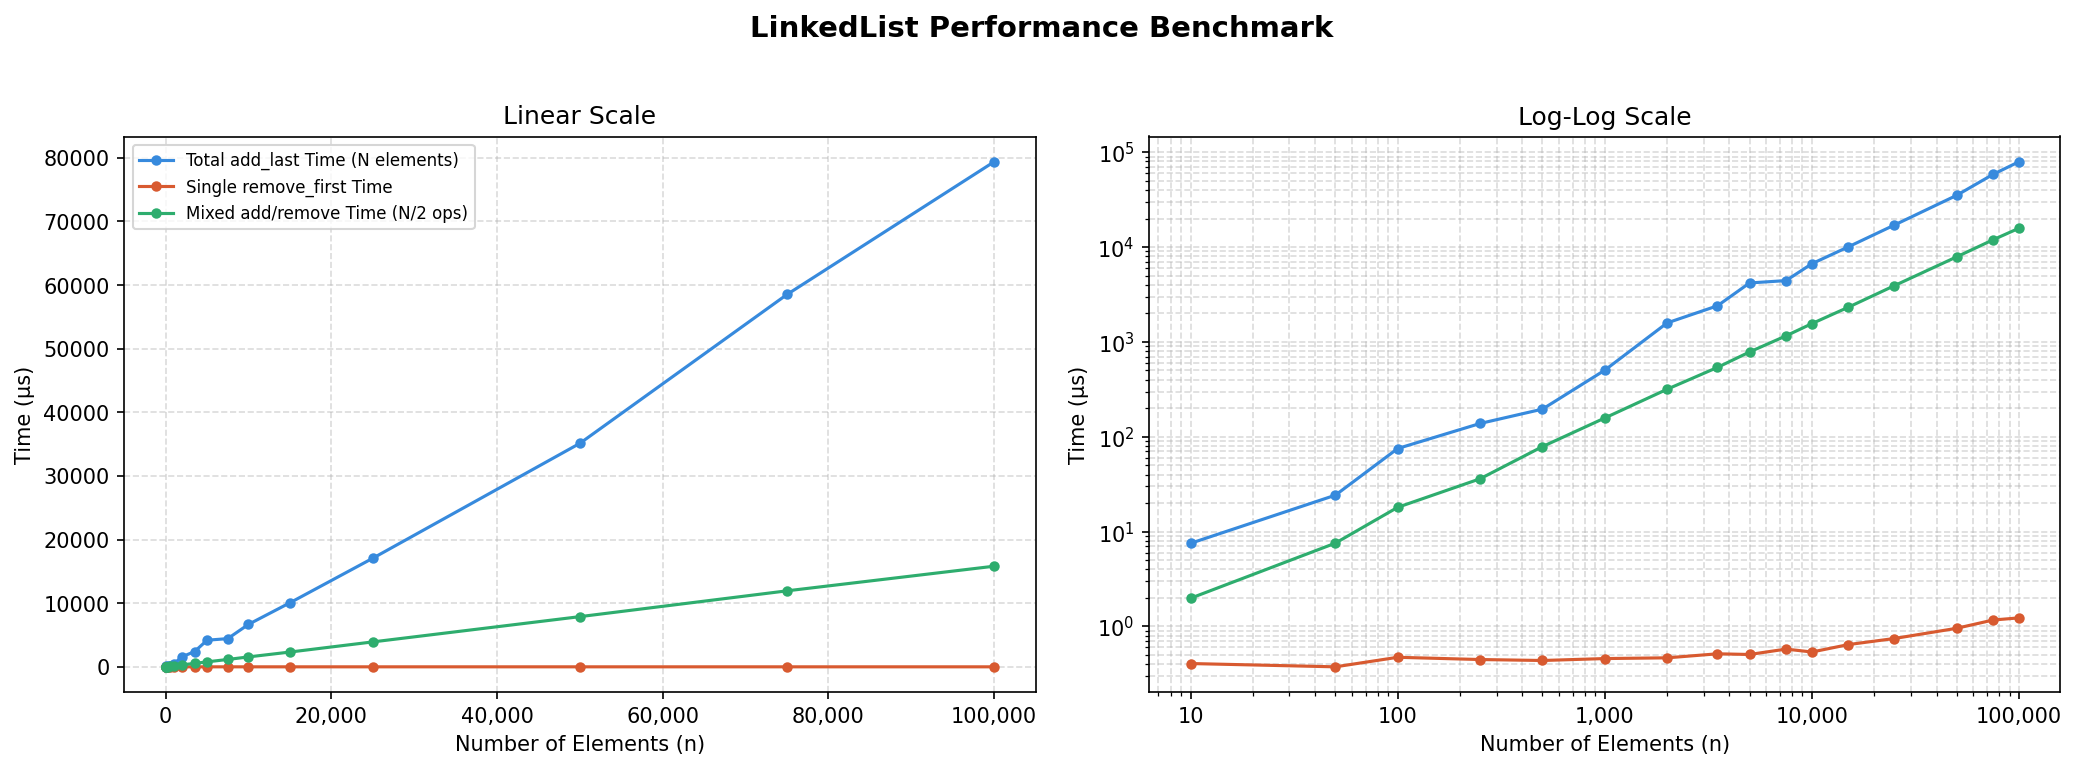

Here is the Python script that generated this plot:
"""
benchmark_ll.py
Measures real execution time of LinkedList operations:
  - add_last   (append to tail)
  - remove_first (pop from head)
  - mixed      (interleaved add/remove)

HOW TO RUN
----------
    pip install matplotlib --break-system-packages
    python benchmark_ll.py

Saves benchmark_ll.png next to this file.
"""

import time
import random
from pathlib import Path

import matplotlib
matplotlib.use("Agg")
import matplotlib.pyplot as plt
import matplotlib.ticker as ticker

# ---------------------------------------------------------------------------
# Inline LinkedList (no external file dependency)
# ---------------------------------------------------------------------------

class DoublyNode:
    def __init__(self, value):
        self.value = value
        self.next = None
        self.prev = None

class LinkedList:
    def __init__(self):
        self.head = None
        self.tail = None

    def add_last(self, value):
        new_node = DoublyNode(value)
        if not self.head:
            self.head = self.tail = new_node
        else:
            new_node.prev = self.tail
            self.tail.next = new_node
            self.tail = new_node

    def remove_first(self):
        if not self.head:
            return None
        val = self.head.value
        self.head = self.head.next
        if self.head:
            self.head.prev = None
        else:
            self.tail = None
        return val

# ---------------------------------------------------------------------------
# Config
# ---------------------------------------------------------------------------

SIZES = [10, 50, 100, 250, 500, 1000, 2000, 3500, 5000, 7500, 10000, 15000, 25000, 50000, 75000, 100000]
RUNS  = 20

# ---------------------------------------------------------------------------
# Benchmark
# ---------------------------------------------------------------------------

add_last_times     = []
remove_first_times = []
mixed_times        = []

print("Benchmarking LinkedList...")
for n in SIZES:
    t_add = t_remove = t_mixed = 0.0

    for _ in range(RUNS):
        data = [random.randint(0, 100_000) for _ in range(n)]

        # --- Total add_last time for N elements ---
        ll = LinkedList()
        start = time.perf_counter()
        for v in data:
            ll.add_last(v)
        t_add += time.perf_counter() - start

        # --- Single remove_first (list already has N elements) ---
        start = time.perf_counter()
        ll.remove_first()
        t_remove += time.perf_counter() - start

        # --- Mixed: add N/2 then alternate add/remove for N/2 ops ---
        ll2 = LinkedList()
        half = n // 2
        for v in data[:half]:
            ll2.add_last(v)
        start = time.perf_counter()
        for i in range(half, n):
            if i % 2 == 0:
                ll2.add_last(data[i])
            else:
                ll2.remove_first()
        t_mixed += time.perf_counter() - start

    add_last_times.append((t_add    / RUNS) * 1_000_000)
    remove_first_times.append((t_remove / RUNS) * 1_000_000)
    mixed_times.append((t_mixed  / RUNS) * 1_000_000)
    print(f"  n={n:6,} done")

# ---------------------------------------------------------------------------
# Plot
# ---------------------------------------------------------------------------

BLUE   = "#378ADD"
ORANGE = "#D85A30"
GREEN  = "#2EAD6E"

fig, axes = plt.subplots(1, 2, figsize=(14, 5))
fig.suptitle("LinkedList Performance Benchmark", fontsize=14, fontweight="600", y=1.02)

series = [
    ("Total add_last Time (N elements)", add_last_times,     BLUE),
    ("Single remove_first Time",         remove_first_times, ORANGE),
    ("Mixed add/remove Time (N/2 ops)",  mixed_times,        GREEN),
]

for label, times, color in series:
    for ax in axes:
        ax.plot(SIZES, times, color=color, label=label, marker="o", markersize=4)

for ax, (xlog, ylog), title in zip(
    axes,
    [(False, False), (True, True)],
    ["Linear Scale", "Log-Log Scale"],
):
    ax.set_title(title)
    ax.set_xlabel("Number of Elements (n)")
    ax.set_ylabel("Time (µs)")
    if xlog: ax.set_xscale("log")
    if ylog: ax.set_yscale("log")
    ax.grid(True, which="both", linestyle="--", alpha=0.45)
    ax.xaxis.set_major_formatter(ticker.FuncFormatter(lambda v, _: f"{int(v):,}"))

axes[0].legend(fontsize=8)
fig.tight_layout()

out = Path(__file__).parent / "benchmark_ll.png"
fig.savefig(out, dpi=150, bbox_inches="tight")
print(f"\nChart saved → {out.resolve()}")
